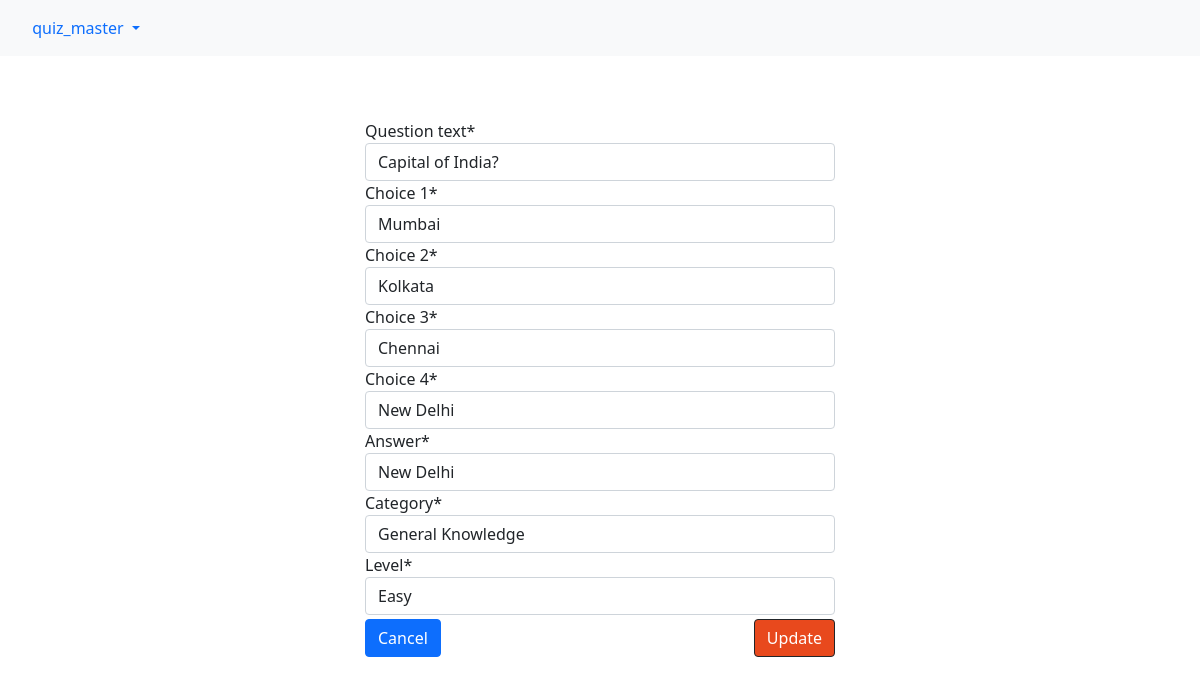
Screenshot of /quiz_master/change_question/2/ (signed in) with the database file from the repository.
### quiz_master/models.py (models this page shows, shortened)
class Question(models.Model):
    question_text = models.CharField(max_length=200)
    choice_1 = models.CharField(max_length=200)
    choice_2 = models.CharField(max_length=200)
    choice_3 = models.CharField(max_length=200)
    choice_4 = models.CharField(max_length=200)
    answer   = models.CharField(max_length=200)
    category = models.CharField(max_length=200,default='General Knowledge',choices=SUBJECT_CHOICES)
    level = models.CharField(max_length=200,default='Easy',choices=QUESTION_LEVEL)
    created = models.DateTimeField(auto_now_add=True)
    updated = models.DateTimeField(auto_now=True)

### quiz_master/views.py (the view, shortened to what this page needs)
# urls.py: path('change_question/<int:question_id>/',views.change_question,name='change_question'),
@permission_required('quiz_master.add_question')
def change_question(request,question_id):
	selected_question=get_object_or_404(Question,id=question_id)
	form = QuestionUpdateForm(instance=selected_question)
	return render(request,'quiz_master/change_question.html',{'form':form})

### quiz_master/forms.py
class QuestionUpdateForm(forms.ModelForm):
    class Meta:
        model = Question
        fields = ('question_text','choice_1','choice_2','choice_3','choice_4','answer','category','level')

### quiz_master/templates/quiz_master/change_question.html (shortened to what this page needs)
{% extends "base.html" %}
{% load crispy_forms_tags %}
{% block content %}
<form class="mt-5" action="" method="POST" style="width:100%;max-width:500px;padding:15px;
margin: auto;">
	{{form|crispy}}
	<button type="submit" class="btn btn-dark mt-1 " style="float: right;">Update</button>
	<a class="btn btn-primary mt-1" style="float: left;" href="{% url 'quiz_master:questions_view' %}">Cancel</a>
	</div>
{% endblock content %}

### templates/navbar.html (shortened to what this page needs)
{% load static %}
<nav class="navbar navbar-expand-lg navbar-light bg-light">
  <div class="container-fluid">
    {% if request.user.is_authenticated %}
      <div class="nav-item dropdown">
        <div class="nav-link dropdown-toggle" id="navbarDropdownMenuLink" role="button" data-bs-toggle="dropdown" aria-expanded="false">
          <img src="" class="">&nbsp;{{request.user}}
        </div>
      </div>
    {% endif %}
  </div>
</nav>

### static/style.css (style rules this page uses)
button { background-color: #e8491d !important }

### rows the page displays
Question: question_text "Capital of India?", choice_1 "Mumbai", choice_2 "Kolkata", choice_3 "Chennai", choice_4 "New Delhi", answer "New Delhi", category "General Knowledge", level "Easy"

### other values shown
{{ request.user }} "quiz_master"
